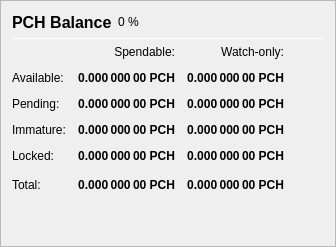
                   <widget class="QFrame" name="frame_Balances">
                    <property name="frameShape">
                     <enum>QFrame::StyledPanel</enum>
                    </property>
                    <property name="frameShadow">
                     <enum>QFrame::Raised</enum>
                    </property>
                    <layout class="QVBoxLayout" name="verticalLayout_4">
                     <item>
                      <layout class="QHBoxLayout" name="horizontalLayout_4">
                       <item>
                        <widget class="QLabel" name="label_5">
                         <property name="minimumSize">
                          <size>
                           <width>0</width>
                           <height>20</height>
                          </size>
                         </property>
                         <property name="font">
                          <font>
                           <pointsize>12</pointsize>
                           <weight>75</weight>
                           <bold>true</bold>
                          </font>
                         </property>
                         <property name="text">
                          <string>PCH Balance</string>
                         </property>
                        </widget>
                       </item>
                       <item>
                        <widget class="QLabel" name="labelPCHPercent">
                         <property name="text">
                          <string notr="true">0 %</string>
                         </property>
                        </widget>
                       </item>
                       <item>
                        <spacer name="horizontalSpacer_3">
                         <property name="orientation">
                          <enum>Qt::Horizontal</enum>
                         </property>
                         <property name="sizeHint" stdset="0">
                          <size>
                           <width>40</width>
                           <height>20</height>
                          </size>
                         </property>
                        </spacer>
                       </item>
                      </layout>
                     </item>
                     <item>
                      <widget class="Line" name="line_Balance">
                       <property name="minimumSize">
                        <size>
                         <width>0</width>
                         <height>1</height>
                        </size>
                       </property>
                       <property name="maximumSize">
                        <size>
                         <width>16777215</width>
                         <height>1</height>
                        </size>
                       </property>
                       <property name="orientation">
                        <enum>Qt::Horizontal</enum>
                       </property>
                      </widget>
                     </item>
                     <item>
                      <layout class="QGridLayout" name="gridLayout">
                       <property name="spacing">
                        <number>12</number>
                       </property>
                       <item row="0" column="1">
                        <widget class="QLabel" name="labelSpendable">
                         <property name="text">
                          <string>Spendable:</string>
                         </property>
                         <property name="alignment">
                          <set>Qt::AlignRight|Qt::AlignTrailing|Qt::AlignVCenter</set>
                         </property>
                        </widget>
                       </item>
                       <item row="0" column="2">
                        <widget class="QLabel" name="labelWatchonly">
                         <property name="text">
                          <string>Watch-only:</string>
                         </property>
                         <property name="alignment">
                          <set>Qt::AlignRight|Qt::AlignTrailing|Qt::AlignVCenter</set>
                         </property>
                        </widget>
                       </item>
                       <item row="1" column="0">
                        <widget class="QLabel" name="labelBalanceText">
                         <property name="text">
                          <string>Available:</string>
                         </property>
                        </widget>
                       </item>
                       <item row="1" column="1">
                        <widget class="QLabel" name="labelBalance">
                         <property name="font">
                          <font>
                           <weight>75</weight>
                           <bold>true</bold>
                          </font>
                         </property>
                         <property name="cursor">
                          <cursorShape>IBeamCursor</cursorShape>
                         </property>
                         <property name="toolTip">
                          <string>Your current spendable balance</string>
                         </property>
                         <property name="text">
                          <string notr="true">0.000 000 00 PCH</string>
                         </property>
                         <property name="alignment">
                          <set>Qt::AlignRight|Qt::AlignTrailing|Qt::AlignVCenter</set>
                         </property>
                         <property name="textInteractionFlags">
                          <set>Qt::LinksAccessibleByMouse|Qt::TextSelectableByKeyboard|Qt::TextSelectableByMouse</set>
                         </property>
                        </widget>
                       </item>
                       <item row="1" column="2">
                        <widget class="QLabel" name="labelWatchAvailable">
                         <property name="font">
                          <font>
                           <weight>75</weight>
                           <bold>true</bold>
                          </font>
                         </property>
                         <property name="cursor">
                          <cursorShape>IBeamCursor</cursorShape>
                         </property>
                         <property name="toolTip">
                          <string>Your current balance in watch-only addresses</string>
                         </property>
                         <property name="text">
                          <string notr="true">0.000 000 00 PCH</string>
                         </property>
                         <property name="alignment">
                          <set>Qt::AlignRight|Qt::AlignTrailing|Qt::AlignVCenter</set>
                         </property>
                         <property name="textInteractionFlags">
                          <set>Qt::LinksAccessibleByMouse|Qt::TextSelectableByKeyboard|Qt::TextSelectableByMouse</set>
                         </property>
                        </widget>
                       </item>
                       <item row="2" column="0">
                        <widget class="QLabel" name="labelPendingText">
                         <property name="text">
                          <string>Pending:</string>
                         </property>
                        </widget>
                       </item>
                       <item row="2" column="1">
                        <widget class="QLabel" name="labelUnconfirmed">
                         <property name="font">
                          <font>
                           <weight>75</weight>
                           <bold>true</bold>
                          </font>
                         </property>
                         <property name="cursor">
                          <cursorShape>IBeamCursor</cursorShape>
                         </property>
                         <property name="toolTip">
                          <string>Total of transactions that have yet to be confirmed, and do not yet count toward the spendable balance</string>
                         </property>
                         <property name="text">
                          <string notr="true">0.000 000 00 PCH</string>
                         </property>
                         <property name="alignment">
                          <set>Qt::AlignRight|Qt::AlignTrailing|Qt::AlignVCenter</set>
                         </property>
                         <property name="textInteractionFlags">
                          <set>Qt::LinksAccessibleByMouse|Qt::TextSelectableByKeyboard|Qt::TextSelectableByMouse</set>
                         </property>
                        </widget>
                       </item>
                       <item row="2" column="2">
                        <widget class="QLabel" name="labelWatchPending">
                         <property name="font">
                          <font>
                           <weight>75</weight>
                           <bold>true</bold>
                          </font>
                         </property>
                         <property name="cursor">
                          <cursorShape>IBeamCursor</cursorShape>
                         </property>
                         <property name="toolTip">
                          <string>Unconfirmed transactions to watch-only addresses</string>
                         </property>
                         <property name="text">
                          <string notr="true">0.000 000 00 PCH</string>
                         </property>
                         <property name="alignment">
                          <set>Qt::AlignRight|Qt::AlignTrailing|Qt::AlignVCenter</set>
                         </property>
                         <property name="textInteractionFlags">
                          <set>Qt::LinksAccessibleByMouse|Qt::TextSelectableByKeyboard|Qt::TextSelectableByMouse</set>
                         </property>
                        </widget>
                       </item>
                       <item row="3" column="0">
                        <widget class="QLabel" name="labelImmatureText">
                         <property name="text">
                          <string>Immature:</string>
                         </property>
                        </widget>
                       </item>
                       <item row="3" column="1">
                        <widget class="QLabel" name="labelImmature">
                         <property name="font">
                          <font>
                           <weight>75</weight>
                           <bold>true</bold>
                          </font>
                         </property>
                         <property name="cursor">
                          <cursorShape>IBeamCursor</cursorShape>
                         </property>
                         <property name="toolTip">
                          <string>Staked or masternode rewards that has not yet matured</string>
                         </property>
                         <property name="text">
                          <string notr="true">0.000 000 00 PCH</string>
                         </property>
                         <property name="alignment">
                          <set>Qt::AlignRight|Qt::AlignTrailing|Qt::AlignVCenter</set>
                         </property>
                         <property name="textInteractionFlags">
                          <set>Qt::LinksAccessibleByMouse|Qt::TextSelectableByKeyboard|Qt::TextSelectableByMouse</set>
                         </property>
                        </widget>
                       </item>
                       <item row="3" column="2">
                        <widget class="QLabel" name="labelWatchImmature">
                         <property name="font">
                          <font>
                           <weight>75</weight>
                           <bold>true</bold>
                          </font>
                         </property>
                         <property name="cursor">
                          <cursorShape>IBeamCursor</cursorShape>
                         </property>
                         <property name="toolTip">
                          <string>Staked or masternode rewards in watch-only addresses that has not yet matured</string>
                         </property>
                         <property name="text">
                          <string notr="true">0.000 000 00 PCH</string>
                         </property>
                         <property name="alignment">
                          <set>Qt::AlignRight|Qt::AlignTrailing|Qt::AlignVCenter</set>
                         </property>
                         <property name="textInteractionFlags">
                          <set>Qt::LinksAccessibleByMouse|Qt::TextSelectableByKeyboard|Qt::TextSelectableByMouse</set>
                         </property>
                        </widget>
                       </item>
                       <item row="4" column="0">
                        <widget class="QLabel" name="labelLockedBalanceText">
                         <property name="toolTip">
                          <string>Locked PCH or Masternode collaterals. These are excluded from zPCH minting.</string>
                         </property>
                         <property name="text">
                          <string>Locked:</string>
                         </property>
                        </widget>
                       </item>
                       <item row="4" column="1">
                        <widget class="QLabel" name="labelLockedBalance">
                         <property name="font">
                          <font>
                           <weight>75</weight>
                           <bold>true</bold>
                          </font>
                         </property>
                         <property name="cursor">
                          <cursorShape>IBeamCursor</cursorShape>
                         </property>
                         <property name="toolTip">
                          <string>Locked PCH or Masternode collaterals. These are excluded from zPCH minting.</string>
                         </property>
                         <property name="text">
                          <string notr="true">0.000 000 00 PCH</string>
                         </property>
                         <property name="alignment">
                          <set>Qt::AlignRight|Qt::AlignTrailing|Qt::AlignVCenter</set>
                         </property>
                         <property name="textInteractionFlags">
                          <set>Qt::LinksAccessibleByMouse|Qt::TextSelectableByKeyboard|Qt::TextSelectableByMouse</set>
                         </property>
                        </widget>
                       </item>
                       <item row="4" column="2">
                        <widget class="QLabel" name="labelWatchLocked">
                         <property name="font">
                          <font>
                           <weight>75</weight>
                           <bold>true</bold>
                          </font>
                         </property>
                         <property name="cursor">
                          <cursorShape>IBeamCursor</cursorShape>
                         </property>
                         <property name="toolTip">
                          <string>Current locked balance in watch-only addresses</string>
                         </property>
                         <property name="text">
                          <string notr="true">0.000 000 00 PCH</string>
                         </property>
                         <property name="alignment">
                          <set>Qt::AlignRight|Qt::AlignTrailing|Qt::AlignVCenter</set>
                         </property>
                         <property name="textInteractionFlags">
                          <set>Qt::LinksAccessibleByMouse|Qt::TextSelectableByKeyboard|Qt::TextSelectableByMouse</set>
                         </property>
                        </widget>
                       </item>
                       <item row="5" column="0">
                        <widget class="QLabel" name="labelTotalText">
                         <property name="toolTip">
                          <string>Your current PCH balance, unconfirmed and immature transactions included</string>
                         </property>
                         <property name="text">
                          <string>Total:</string>
                         </property>
                        </widget>
                       </item>
                       <item row="5" column="1">
                        <widget class="QLabel" name="labelTotal">
                         <property name="font">
                          <font>
                           <weight>75</weight>
                           <bold>true</bold>
                          </font>
                         </property>
                         <property name="cursor">
                          <cursorShape>IBeamCursor</cursorShape>
                         </property>
                         <property name="toolTip">
                          <string>Your current PCH balance, unconfirmed and immature transactions included</string>
                         </property>
                         <property name="text">
                          <string notr="true">0.000 000 00 PCH</string>
                         </property>
                         <property name="alignment">
                          <set>Qt::AlignRight|Qt::AlignTrailing|Qt::AlignVCenter</set>
                         </property>
                         <property name="textInteractionFlags">
                          <set>Qt::LinksAccessibleByMouse|Qt::TextSelectableByKeyboard|Qt::TextSelectableByMouse</set>
                         </property>
                        </widget>
                       </item>
                       <item row="5" column="2">
                        <widget class="QLabel" name="labelWatchTotal">
                         <property name="font">
                          <font>
                           <weight>75</weight>
                           <bold>true</bold>
                          </font>
                         </property>
                         <property name="cursor">
                          <cursorShape>IBeamCursor</cursorShape>
                         </property>
                         <property name="toolTip">
                          <string>Current total balance in watch-only addresses</string>
                         </property>
                         <property name="text">
                          <string notr="true">0.000 000 00 PCH</string>
                         </property>
                         <property name="alignment">
                          <set>Qt::AlignRight|Qt::AlignTrailing|Qt::AlignVCenter</set>
                         </property>
                         <property name="textInteractionFlags">
                          <set>Qt::LinksAccessibleByMouse|Qt::TextSelectableByKeyboard|Qt::TextSelectableByMouse</set>
                         </property>
                        </widget>
                       </item>
                       <item row="5" column="3">
                        <spacer name="horizontalSpacer_9">
                         <property name="orientation">
                          <enum>Qt::Horizontal</enum>
                         </property>
                         <property name="sizeHint" stdset="0">
                          <size>
                           <width>40</width>
                           <height>20</height>
                          </size>
                         </property>
                        </spacer>
                       </item>
                      </layout>
                     </item>
                     <item>
                      <spacer name="verticalSpacer_3">
                       <property name="orientation">
                        <enum>Qt::Vertical</enum>
                       </property>
                       <property name="sizeHint" stdset="0">
                        <size>
                         <width>20</width>
                         <height>40</height>
                        </size>
                       </property>
                      </spacer>
                     </item>
                    </layout>
                   </widget>
